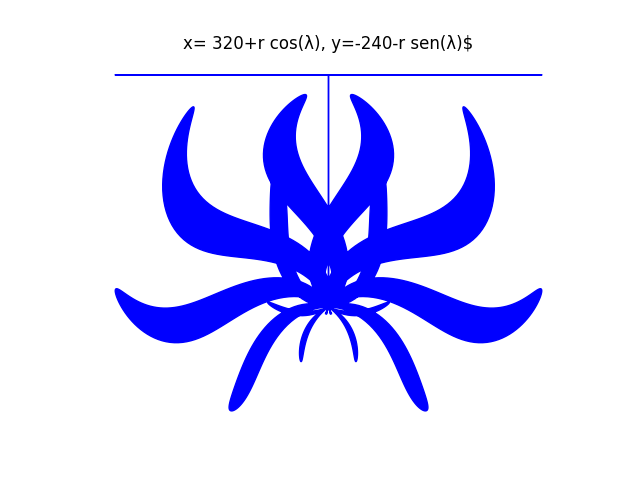

Generate this figure with Python:
import matplotlib.pyplot as plt
import numpy as np

t = np.linspace(0, 2*np.pi, 1500)
r = -250*np.sin(5*t)*np.cos(4*t)
l = t + np.sin(r/100)
x = 320+r*np.cos(l)
y = -240-r*np.sin(l)

plt.title('x= 320+r cos(λ), y=-240-r sen(λ)$')
plt.xlabel('Eje x', fontsize = 10)
plt.xlabel('Eje y', fontsize = 10)
plt.fill_between(x,0,y,color='b')
plt.grid(True)
plt.axis('equal')
plt.axis('off')
plt.savefig('parte6.png')